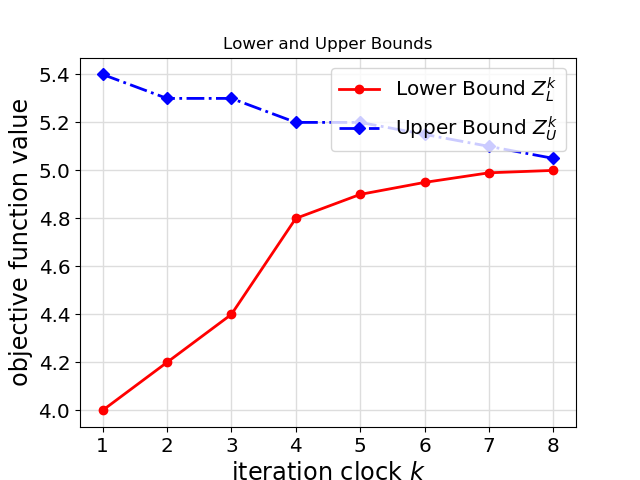

Write the Julia code that produced this figure.
using PyPlot

# Data
lower_bound = [4.0, 4.2, 4.4, 4.8, 4.9, 4.95, 4.99, 5.00]
upper_bound = [5.4, 5.3, 5.3, 5.2, 5.2, 5.15, 5.10, 5.05]
iter = 1:8

# Create new figure object
fig = figure()

# Plotting two datasets
plot(iter, lower_bound, color="red", linewidth=2.0, linestyle="-",
	marker="o", label=L"Lower Bound $Z^k_L$")
plot(iter, upper_bound, color="blue", linewidth=2.0, linestyle="-.",
	marker="D", label=L"Upper Bound $Z^k_U$")

# Labeling axes
xlabel(L"iteration clock $k$", fontsize="xx-large")
ylabel("objective function value", fontsize="xx-large")

# Putting the legend and determining the location 
legend(loc="upper right", fontsize="x-large")

# Add grid lines
grid(color="#DDDDDD", linestyle="-", linewidth=1.0)
tick_params(axis="both", which="major", labelsize="x-large")

# Title
title("Lower and Upper Bounds")

# Save the figure as PNG and PDF
savefig("plot2.png")
savefig("plot2.pdf")

# Close the figure object
close(fig)